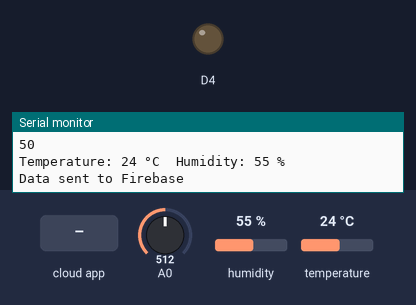
Recording of a sketch running on a simulated ESP8266 (NodeMCU). Shown: output pins drawn as LEDs (lit = HIGH), the last lines printed to the serial monitor. The test bench sets the inputs (shaded band); at power-on: A0 = 512, humidity 55 %, temperature 24 °C. WiFi joins after 1.5 s; servers stay silent unless stated; the Firebase database answers and starts empty.

Above: at 4.7 s.
4.8 s: the phone or cloud app sets waterMotor to 1
At 6.1 s:
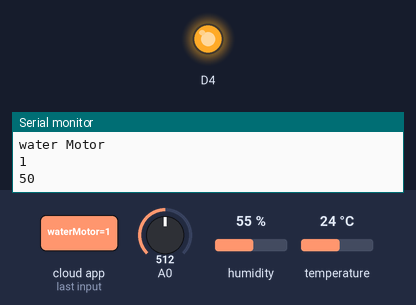
6.6 s: the phone or cloud app sets waterMotor to 0
At 8.1 s:
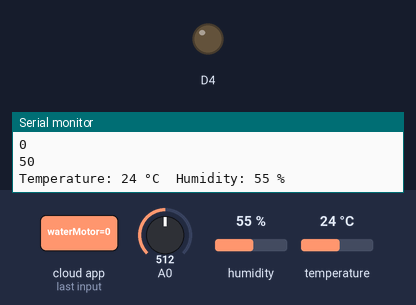
Timing chart, 0 to 9.6 s (numbered marks = the images above; inputs shaded):
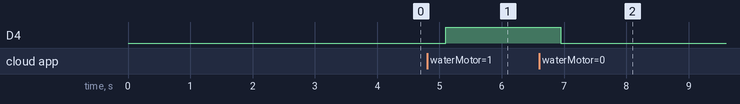

The sketch:

IOT_Garden..ino
```cpp
#include <ESP8266WiFi.h>
#include <FirebaseESP8266.h>
#include <DHT11.h>


const char* ssid = "Insecure Connection";
const char* password = "01601736881";

#define FIREBASE_HOST "iot-garden-b741c-default-rtdb.asia-southeast1.firebasedatabase.app"
#define FIREBASE_AUTH "Q06ASfeBNl8gZ5mFqHPcWv8WngT4f5ABOvPUj9fZ"

FirebaseData firebaseData;
FirebaseAuth firebaseAuth;
FirebaseConfig firebaseConfig;
int soil;
int moisture;
int temperature = 0;
int humidity = 0;
bool waterMotor;

DHT11 dht11(D0);

void setup() {
  pinMode(A0,INPUT);
  pinMode(D1,INPUT);
  pinMode(D4,OUTPUT);
  Serial.begin(115200);
  delay(1000);

  WiFi.begin(ssid, password);
  Serial.print("Connecting to Wi-Fi");
  while (WiFi.status() != WL_CONNECTED) {
    Serial.print(".");
    delay(500);
  }
  Serial.println();
  Serial.println("Connected to Wi-Fi");

  firebaseConfig.host = FIREBASE_HOST;
  firebaseConfig.signer.tokens.legacy_token = FIREBASE_AUTH;

  Firebase.begin(&firebaseConfig, &firebaseAuth);
  Firebase.reconnectWiFi(true);

   Serial.println();
  delay(1000);


}

void loop() {

    // soil = digitalRead(D0);
    soil = analogRead(A0);
  moisture= map(soil,0,1023,100,0);

 int result = dht11.readTemperatureHumidity(temperature, humidity);

 if(Firebase.get(firebaseData,"/gardenData/waterMotor")){
    waterMotor = firebaseData.boolData();
    Serial.println("water Motor");
    Serial.println(waterMotor);
    if(waterMotor == 1){
      digitalWrite(D4,HIGH);
    }else{
     digitalWrite(D4,LOW);
    }
  }

 Serial.println(moisture);


  delay(100);
   FirebaseJson json;

      if (result == 0) {
        Serial.print("Temperature: ");
        Serial.print(temperature);
        Serial.print(" °C\tHumidity: ");
        Serial.print(humidity);
        Serial.println(" %");

        json.add("temprature", temperature);
          json.add("humidity", humidity);


    } else {

        Serial.println(DHT11::getErrorString(result));
    }


 // json.add("waterMotor", false);
  json.add("soilHumidity", moisture);

  // Send a test data to Firebase
  if (Firebase.set(firebaseData, "/gardenData", json)) {
    Serial.println("Data sent to Firebase");
  } else {
    Serial.println("Failed to send data to Firebase");
    Serial.println(firebaseData.errorReason());
  }

}
```

Measured:
- after the input at 4.8 s, D4: LOW → HIGH after 0.30 s
- after the input at 6.6 s, D4: HIGH → LOW after 0.35 s
